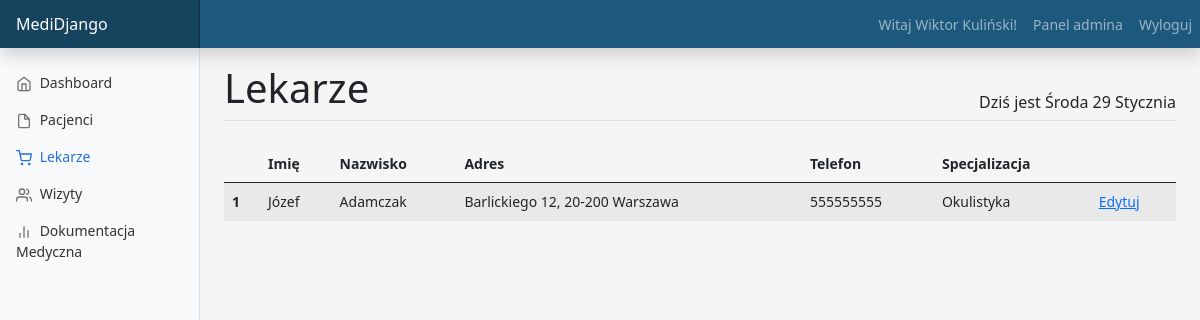
Page /doctors (signed in) on the earlier database version.
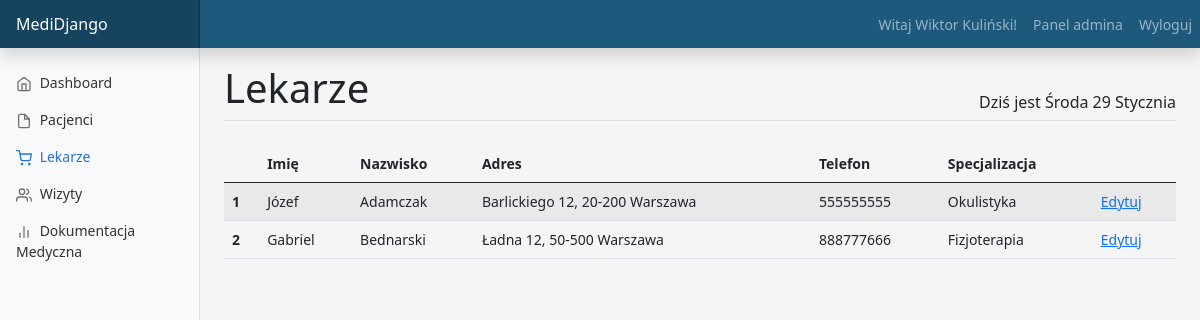
Same page on the later database version.
### main/models.py (models this page shows, shortened)
class Doctor(models.Model):
    user = models.OneToOneField(User, null=False, on_delete=models.CASCADE)
    address = models.OneToOneField(Address, null=False, on_delete=models.CASCADE, default="")
    name = models.CharField(max_length=20, null=False, default="")
    surname = models.CharField(max_length=20, null=False, default="")
    phone_number = models.CharField(default="", null=False, max_length=9)
    specialization = models.CharField(max_length=50, null=False, default="")

class Address(models.Model):
    street = models.CharField(max_length=20)
    number = models.CharField(max_length=4)
    zip_code = models.CharField(max_length=6)
    city = models.CharField(max_length=20)

### main/views.py (the view)
# urls.py: path('doctors', views.doctors, name="doctors"),
@login_required(login_url="login")
@user_passes_test(have_group.is_receptionist)
def doctors(request):
    all_doctors = Doctor.objects.all()
    context = {'all_doctors': all_doctors, 'active_app': 'doctors'}
    return render(request, 'main/doctors.html', context=context)

### main/templatetags/have_group.py (called while the page is built)
@register.filter(name='is_receptionist')
def is_receptionist(user):
    return user.groups.filter(name='Recepcjonista').exists()

### main/templates/main/doctors.html (shortened to what this page needs)
{% extends "main/dashboard.html" %}
{% block content_title %}Lekarze{% endblock %}
{% block content_main %}
    <div class="table-responsive">
        <table class="table table-striped">
            <thead>
                <tr>
                  <th scope="col"></th>
                  <th scope="col">Imię</th>
                  <th scope="col">Nazwisko</th>
                  <th scope="col">Adres</th>
                  <th scope="col">Telefon</th>
                  <th scope="col">Specjalizacja</th>
                  <th scope="col"></th>
                </tr>
            </thead>
            <tbody>
              {% for doctor in all_doctors %}
                <tr>
                    <th scope="row">{{ forloop.counter }}</th>
                    <td>{{ doctor.name }}</td>
                    <td>{{ doctor.surname }}</td>
                    <td>{{ doctor.address.street }} {{ doctor.address.number }}, {{ doctor.address.zip_code }} {{ doctor.address.city }}</td>
                    <td>{{ doctor.phone_number }}</td>
                    <td>{{ doctor.specialization }}</td>
                    <td><a href="{% url 'edit_doctor' doctor.id %}">Edytuj</a></td>
                </tr>
              {% endfor %}
            </tbody>
        </table>
      </div>
{% endblock %}

Differences in the rows shown:
added Doctor: name "Gabriel", surname "Bednarski", address.street "Ładna", address.number "12", address.zip_code "50-500", address.city "Warszawa", phone_number "888777666", specialization "Fizjoterapia"
